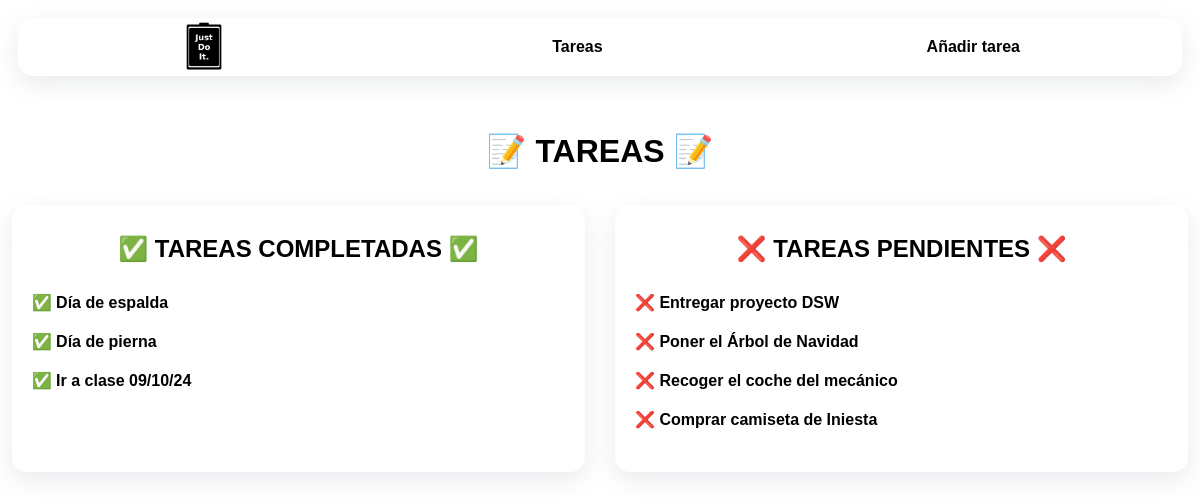
The page /home/tasks/ on the database as committed earlier.
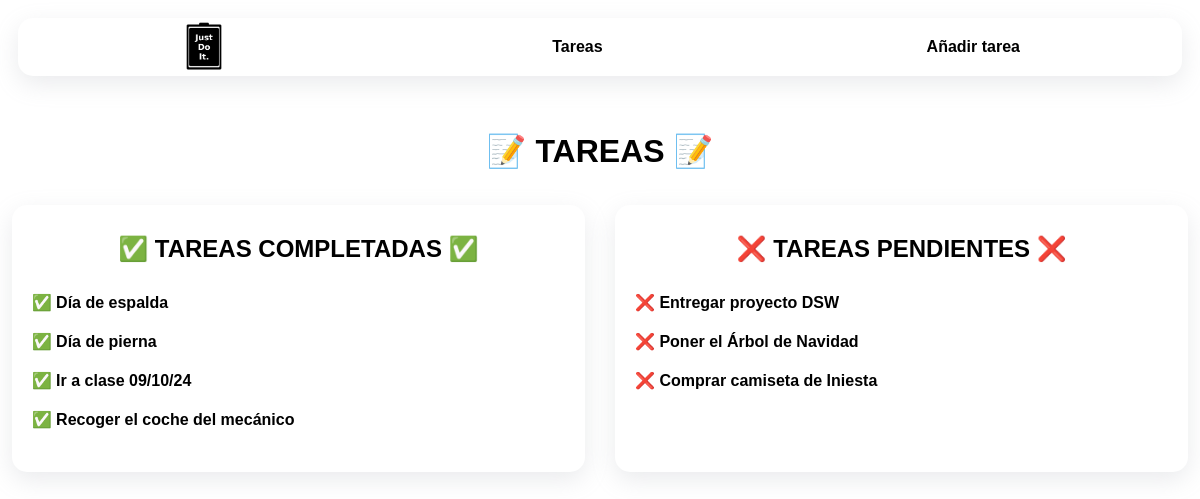
The same page on the database as committed later.
### justdoit/models.py (models this page shows, shortened)
class ToDo(models.Model):
    name = models.CharField(max_length=100)
    slug = models.SlugField(max_length=120, unique=True)
    description = models.TextField()
    done = models.BooleanField(default=False)
    created_at = models.DateTimeField(auto_now_add=True)
    updated_at = models.DateTimeField(auto_now=True)

### justdoit/views.py (the view)
# urls.py: path('tasks/', views.task_list, name='task_list'),
def task_list(request):
    done_tasks = [task for task in ToDo.objects.all() if task.done]
    pending_tasks = [task for task in ToDo.objects.all() if not task.done]
    return render(
        request,
        'justdoit/tasks/tasklist.html',
        {'done_tasks': done_tasks, 'pending_tasks': pending_tasks},
    )

### justdoit/templates/justdoit/tasks/tasklist.html (shortened to what this page needs)
{% load static %}
<!DOCTYPE html>
<html lang="en">
<head>
  <link rel="stylesheet" href="{% static 'justdoit/tasklist.css' %}">
  <link rel="stylesheet" href="{% static 'justdoit/nav.css' %}">
</head>
{% block body %}
  <header>
    <img width="5%" src="{% static 'assets/logo.png' %}">
    <a class="link_bttn" href="{% url 'justdoit:task_list' %}" target="_blank">Tareas</a>
    <a class="link_bttn" href="{% url 'justdoit:add_task' %}" target="_blank">Añadir tarea</a>
  </header>
  <h1 class="tittle">📝 TAREAS 📝</h1>
  <div class="content">
    <div class="tasks done_tasks">
      <h2>✅ TAREAS COMPLETADAS ✅</h2>
      {% for task in done_tasks %}
          <div class="task done">
            <a href="{% url 'justdoit:task_detail' task.slug %}" target="_blank">✅ {{ task.name }}</a>
          </div>
      {% endfor %}
    </div>
    <div class="tasks pending_tasks">
      <h2>❌ TAREAS PENDIENTES ❌</h2>
      {% for task in pending_tasks %}
          <div class="task todo">
            <a href="{% url 'justdoit:task_detail' task.slug %}" target="_blank">❌ {{ task.name }}</a>
          </div>
      {% endfor %}
    </div>
  </div>
{% endblock body %}

Rows that differ between the two databases and show on the page:
changed ToDo "Recoger el coche del mecánico": moves from the list under "❌ TAREAS PENDIENTES ❌" to the list under "✅ TAREAS COMPLETADAS ✅"
